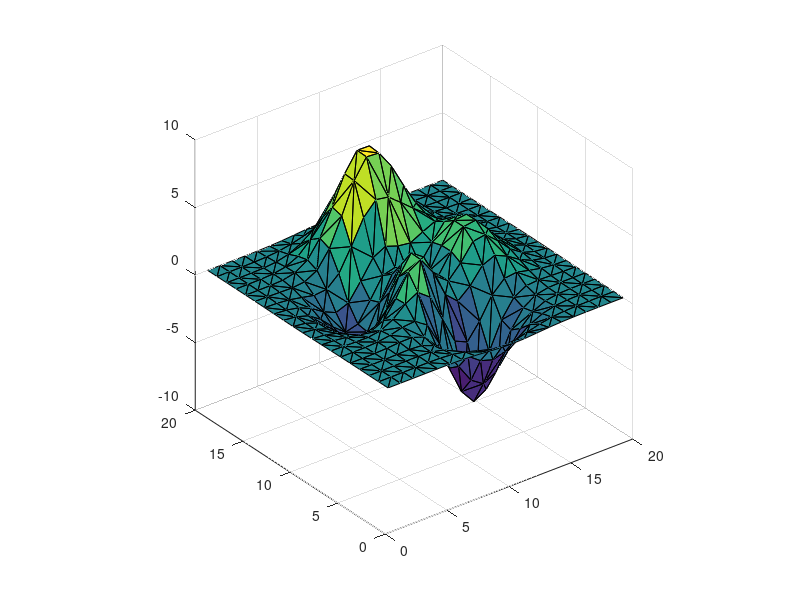

MATLAB code to generate this figure: (Note: this script raises an error after producing the figure.)
clc
clear
figure(1)
clf
sizeTerrain=20;
terrainPoints(sizeTerrain,sizeTerrain)=0;

[X,Y] = meshgrid(1:sizeTerrain,1:sizeTerrain);

faces = delaunay(X,Y);

terrainPoints = peaks(sizeTerrain);

% rng(56)
% 
% numSins=4+round(rand(1,1)*10);
% 
% for k=1:numSins
%     freqs(k)=3+rand(1,1)*5;
%     heights(k)=0.1+rand(1,1)*2;
%     mul1(k)=-0.5+rand(1,1)*2;
%     mul2(k)=-0.5+rand(1,1)*2;
% end
% 
% for i=1:sizeTerrain
%     for j=1:sizeTerrain
%         for k=1:numSins
%             terrainPoints(X(i,j),Y(i,j))=terrainPoints(X(i,j),Y(i,j))+sin((mul1(k)*X(i,j)+mul2(k)*Y(i,j))/freqs(k))*heights(k);
%             %terrainPoints(X(i,j),Y(i,j))=sin((-X(i,j)+Y(i,j))/3);
%         end
%     end
% end

vertices = [X(:) Y(:) terrainPoints(:)];

handle.a = axes;

handle.p = trisurf(faces, X,Y,terrainPoints);

handle.x = reshape(X,1,[]);
handle.y = reshape(Y,1,[]);
handle.z = reshape(terrainPoints,1,[]);

handle.X=X;
handle.Y=Y;
handle.Z=terrainPoints;

handle.vertices=vertices;
handle.faces=faces;

daspect([1,1,1])


handle.p.ButtonDownFcn = {@click,handle};
% definition of click
function click(obj,eventData,handle)
% co-ordinates of the current selected point
Pt = handle.a.CurrentPoint(1,:);
Pt2 = handle.a.CurrentPoint(2,:);
disp(handle.a.CurrentPoint(1,:))
disp(handle.a.CurrentPoint(2,:))
% find point closest to selected point on the plot
% for k = 1:size(handle.x,2)
%     arr = [handle.x(k) handle.y(k) handle.z(k);Pt];
%     distArr(k) = pdist(arr,'euclidean');
% end
% [~,idx] = min(distArr);
% display the selected point on plot
%disp([round(Pt(1,1)) round(Pt(1,2)) handle.Z(round(Pt(1,2)),round(Pt(1,1)))]);
orig=Pt;

visibleVertices(size(handle.vertices,1),1)=0;

dir   = [-orig(1,1)+Pt2(1,1) -orig(1,2)+Pt2(1,2) -orig(1,3)+Pt2(1,3)+0.1]; 
            
    vert1 = handle.vertices(handle.faces(:,1),:);
    vert2 = handle.vertices(handle.faces(:,2),:);
    vert3 = handle.vertices(handle.faces(:,3),:);
    tic;
    [intersect, t, u, v, xcoor] = TriangleRayIntersection(orig, dir, vert1, vert2, vert3, 'planetype', 'two sided', 'lineType', 'segment');
            fprintf('Number of: faces=%i, points=%i, intresections=%i; time=%f sec\n', ...
                size(handle.faces,1), size(handle.vertices,1), sum(intersect), toc);
    
    
            figure(5); clf;
            trisurf(handle.faces,handle.X,handle.Y,handle.Z, intersect*1.0,'FaceAlpha', 0.9)
            hold on;
            line('XData',orig(1)+[0 dir(1)],'YData',orig(2)+[0 dir(2)],'ZData',...
                orig(3)+[0 dir(3)],'Color','r','LineWidth',3)
            set(gca, 'CameraPosition', [106.2478  -35.9079  136.4875])
            %set(gco,'EdgeColor','none');
            minDist=inf;
            selectedFace=-1;
            for i=1:size(intersect,1)
                if intersect(i,1)==1
                    if t(i,1)<minDist
                        minDist=t(i,1);
                        selectedFace=i;
                    end
                end
            end
            if selectedFace>-1
                ps(3,3)=0;
                ps(1,:)=handle.vertices(handle.faces(selectedFace,1),:);
                ps(2,:)=handle.vertices(handle.faces(selectedFace,2),:);
                ps(3,:)=handle.vertices(handle.faces(selectedFace,3),:);
                ds(1,3)=0;
                arr = [ps(1,:);xcoor(selectedFace,:)];
                ds(1,1) = pdist(arr,'euclidean');
                arr = [ps(2,:);xcoor(selectedFace,:)];
                ds(1,2) = pdist(arr,'euclidean');
                arr = [ps(3,:);xcoor(selectedFace,:)];
                ds(1,3) = pdist(arr,'euclidean');
                [~,I]=min(ds);
                selectedPoint=ps(I,:);
            end
            scatter3(selectedPoint(1,1),selectedPoint(1,2),selectedPoint(1,3),60,'filled', 'MarkerFaceColor',[0 1 1]);
            disp('!!!!!!!!!!!!!!')

end

% roi = images.roi.Cuboid(gca,'Color','r');
% draw(roi)
